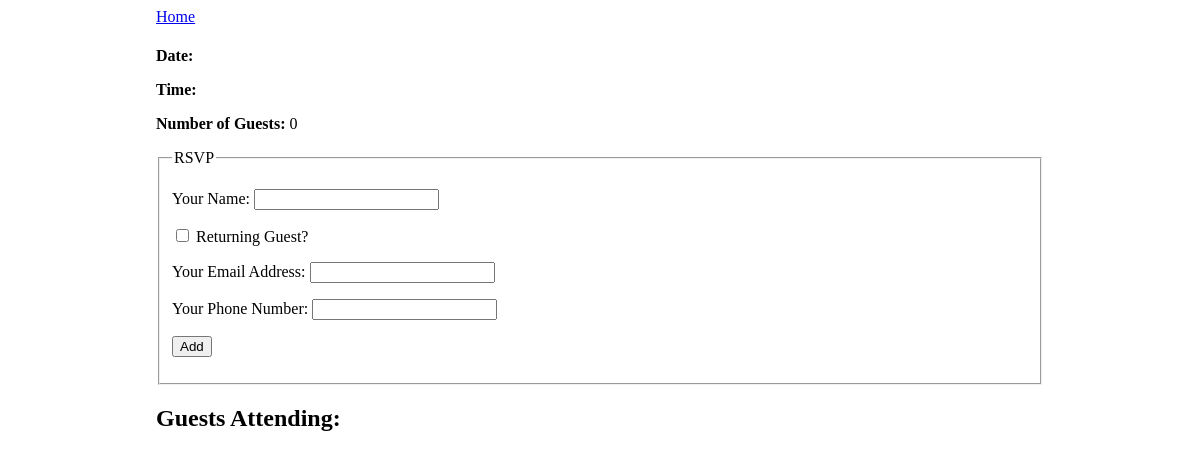
/event/1, run on an earlier commit of the app's database.
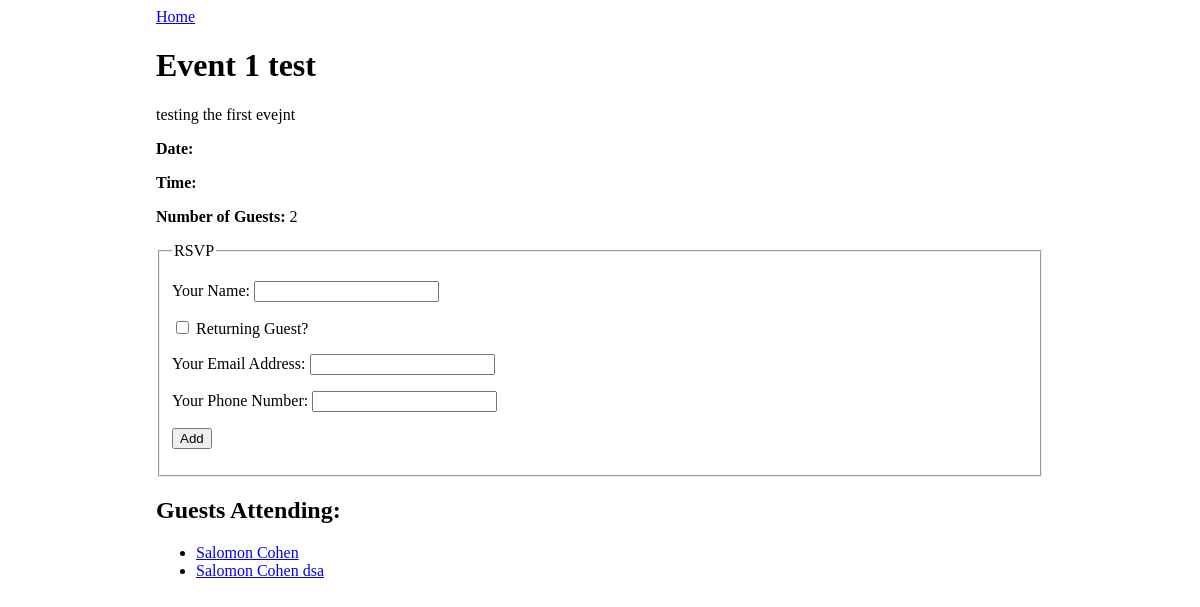
And on a later commit of the database.
### events_app/models.py (models this page shows)
class Event(db.Model):
    id = db.Column(db.Integer, primary_key=True)
    title = db.Column(db.String(80), nullable=False)
    description = db.Column(db.String(80), nullable=False)
    date_and_time = db.Column(db.DateTime, default=datetime.datetime.utcnow)
    guests = db.relationship('Guest', secondary="guest_event")

class Guest(db.Model):
    id = db.Column(db.Integer, primary_key=True)
    name = db.Column(db.String(80), nullable=False)
    email = db.Column(db.String(80), nullable=False)
    phone = db.Column(db.String(80), nullable=False)
    events_attending = db.relationship('Event', secondary="guest_event")

### events_app/routes.py (the view)
@main.route('/event/<event_id>', methods=['GET'])
def event_detail(event_id):
    context = {
        'event' : Event.query.get(event_id)
        }
    return render_template('event_detail.html', **context)

### events_app/templates/event_detail.html
{% extends 'base.html' %}
{% block content %}
<a href="/">Home</a>
<h1>{{event.title}}</h1>
<p>{{event.description}}</p>
<p><strong>Date:</strong> {{event.date}}</p>
<p><strong>Time:</strong> {{event.time}}</p>
<p><strong>Number of Guests:</strong> {{event.guests | length}}</p>
<form method="POST">
    <fieldset>
        <legend>RSVP</legend>
        <p>
            <label>
                Your Name:
                <input type="text" name="guest_name">
            </label>
        </p>
        <p>
            <label>
                <input type="checkbox" name="returning" onchange="returningGuestChanged(this.checked)">
                Returning Guest?
            </label>
        </p>
        <div id="new-guest-info">
            <p>
                <label>
                    Your Email Address:
                    <input type="email" name="email">
                </label>
            </p>
            <p>
                <label>
                    Your Phone Number:
                    <input type="phone" name="phone">
                </label>
            </p>
        </div>
        <p>
            <input type="submit" name="submit" value="Add">
        </p>
    </fieldset>
</form>
<h2>Guests Attending:</h2>
<ul>
    {%for guest in event.guests%}
         <li><a href="/guest/{{guest.id}}">{{guest.name}}</a></li>
    {%endfor%}
</ul>
{% endblock %}

What changed in the data, as far as the page shows it:
added Event: title "Event 1 test", description "testing the first evejnt"
added Guest: name "Salomon Cohen"
added Guest: name "Salomon Cohen dsa"
Also different on the page:
{{ event.guests | length }}: "0" → "2"
